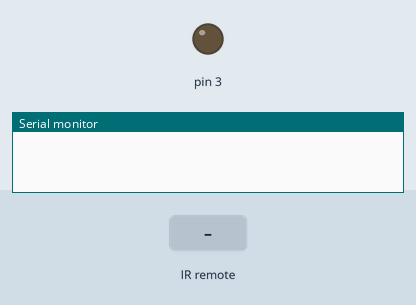
Simulated run of this sketch. Board: Arduino Uno, built with avr-gcc and run on an emulated ATmega328P. Parts: output pins drawn as LEDs (lit = HIGH), the last lines printed to the serial monitor. Inputs (shaded band) come from the test bench.

Above: at 1.2 s.
1.3 s: infrared code 0xFF629D received
At 1.9 s:
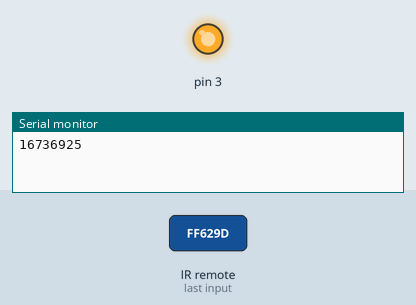
Timing chart, 0 to 4.3 s (numbered marks = the images above; inputs shaded):
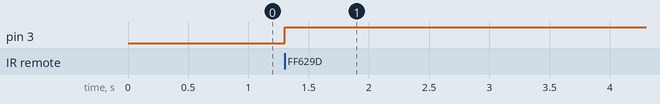

The sketch:

sketch_jul24b.ino
```cpp
//int buzzerPin=4;
#include <IRremote.h>
int RECV_PIN = 7;
IRrecv irrecv(RECV_PIN);
decode_results results;
void setup() {
  Serial.begin(9600);
  irrecv.enableIRIn();
  pinMode(3, OUTPUT);
 // pinMode(buzzerPin,OUTPUT);


}

void loop() {

  if (irrecv.decode(&results)) { // sinyal algılanırsa
   Serial.println(results.value, DEC); // ekrana hex karşılığını yaz

        if(results.value==16736925) // CH- ise 1. Led yansın, E318261B bu kod sizin kumandanızın tuşunun HEX karşılığına göre ayarlanmalıdır, bu aşağıdaki tuşlar içinde geçerlidir.
             digitalWrite(3,HIGH);

          else if(results.value==2) // CH ise 2. Led yansın,
             digitalWrite(3,LOW);

          else {                       //Diğer butonlar ise Ledler sönsün
             //digitalWrite(3,LOW);
           digitalWrite(3,LOW);
         }

    irrecv.resume();             // Yeni bir değer yeniden veri alınacak
  }
  delay(100);                  // Gelen sinyaller arasında karışıklık olmaması
                              // icin 100ms bekleniyor
}
```

Measured:
- after the input at 1.3 s, pin 3: LOW → HIGH at once
